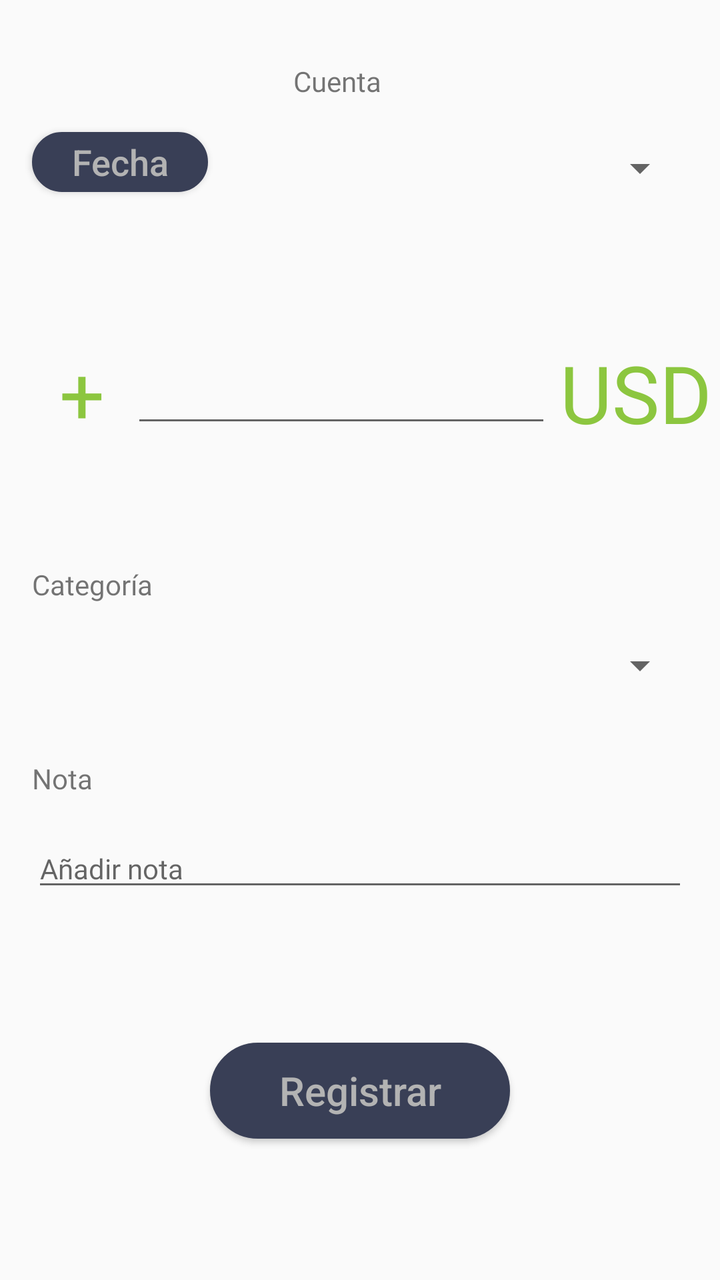
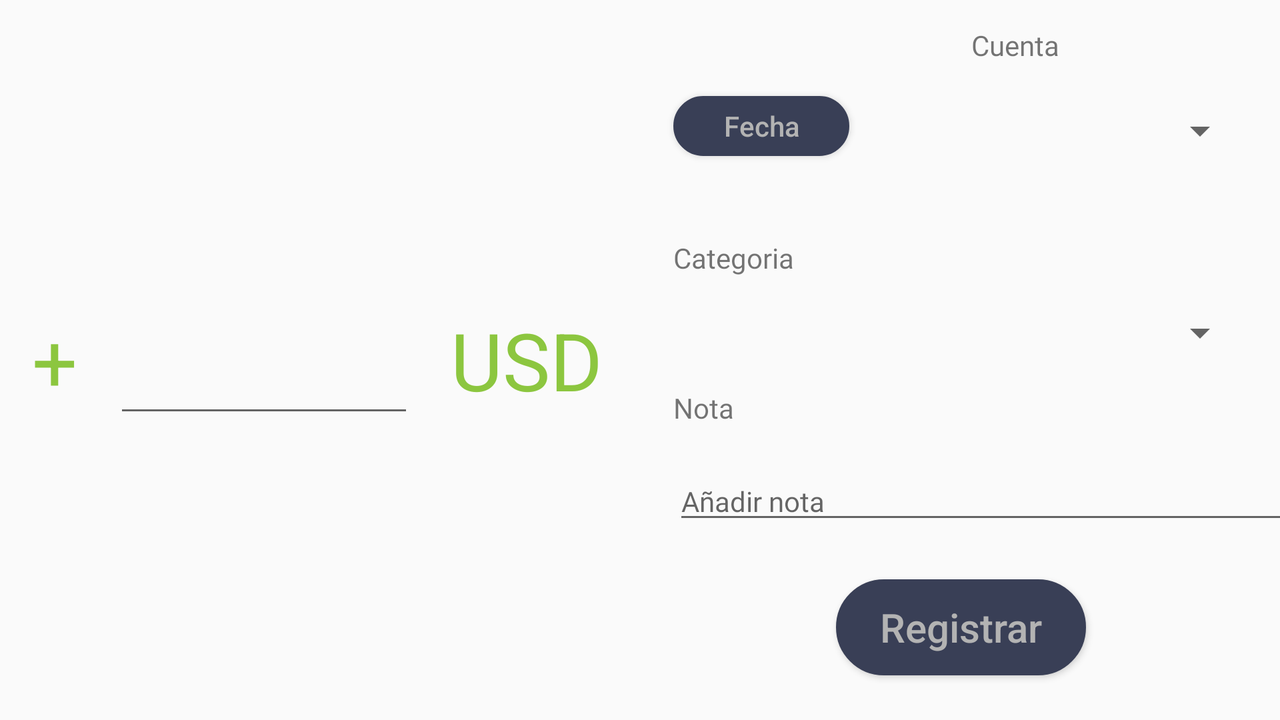

Two renders of one Android screen. The first uses the default layout on a phone; the second uses the alternative layout the repository ships for a different screen configuration, on a matching device. The two XML files are below.
<!-- AndroidManifest.xml: application theme AppTheme -->
<!-- res/layout/fragment_entry_money.xml -->
<?xml version="1.0" encoding="utf-8"?>
<layout xmlns:android="http://schemas.android.com/apk/res/android"
    xmlns:app="http://schemas.android.com/apk/res-auto"
    xmlns:tools="http://schemas.android.com/tools">

    <androidx.constraintlayout.widget.ConstraintLayout
        android:layout_width="match_parent"
        android:layout_height="match_parent"
        tools:context=".views.ui.fragments.operations.EntryMoneyFragment">

        <TextView
            android:id="@+id/textView7"
            android:layout_width="wrap_content"
            android:layout_height="wrap_content"
            android:layout_marginStart="@dimen/fab_margin"
            android:layout_marginEnd="@dimen/fab_margin"
            android:fontFamily="@font/quicksand_bold"
            android:text="Cuenta"
            app:layout_constraintBottom_toBottomOf="parent"
            app:layout_constraintEnd_toEndOf="parent"
            app:layout_constraintHorizontal_bias="0.46"
            app:layout_constraintStart_toStartOf="parent"
            app:layout_constraintTop_toTopOf="parent"
            app:layout_constraintVertical_bias="0.050000012" />

        <Spinner
            android:id="@+id/spinnerAccounts"
            android:layout_width="0dp"
            android:layout_height="wrap_content"
            android:layout_marginStart="64dp"
            android:layout_marginTop="22dp"
            android:layout_marginEnd="@dimen/fab_margin"
            app:layout_constraintEnd_toEndOf="parent"
            app:layout_constraintStart_toEndOf="@+id/btnDate"
            app:layout_constraintTop_toBottomOf="@+id/textView7" />

        <EditText
            android:id="@+id/add_amount"
            android:layout_width="wrap_content"
            android:layout_height="45dp"
            android:layout_marginStart="@dimen/fab_margin"
            android:layout_marginEnd="@dimen/fab_margin"
            android:layout_marginBottom="@dimen/fab_margin"
            android:ems="10"
            android:inputType="numberDecimal"
            android:textColor="@color/colorEntryMoney"
            app:layout_constraintBottom_toBottomOf="parent"
            app:layout_constraintEnd_toEndOf="parent"
            app:layout_constraintHorizontal_bias="0.42"
            app:layout_constraintStart_toStartOf="parent"
            app:layout_constraintTop_toTopOf="parent"
            app:layout_constraintVertical_bias="0.3" />

        <TextView
            android:id="@+id/textView8"
            android:layout_width="wrap_content"
            android:layout_height="wrap_content"
            android:layout_marginStart="@dimen/fab_margin"
            android:layout_marginTop="64dp"
            android:layout_marginEnd="@dimen/fab_margin"
            android:fontFamily="@font/quicksand_bold"
            android:text="Categoría"
            app:layout_constraintBottom_toTopOf="@+id/spinnerEntryCategories"
            app:layout_constraintEnd_toEndOf="parent"
            app:layout_constraintHorizontal_bias="0.0"
            app:layout_constraintStart_toStartOf="parent"
            app:layout_constraintTop_toBottomOf="@+id/add_amount" />

        <Spinner
            android:id="@+id/spinnerEntryCategories"
            android:layout_width="0dp"
            android:layout_height="30dp"
            android:layout_marginStart="@dimen/fab_margin"
            android:layout_marginTop="@dimen/fab_margin"
            android:layout_marginEnd="@dimen/fab_margin"
            app:layout_constraintBottom_toTopOf="@+id/textView9"
            app:layout_constraintEnd_toEndOf="parent"
            app:layout_constraintStart_toStartOf="parent"
            app:layout_constraintTop_toBottomOf="@+id/textView8" />

        <TextView
            android:id="@+id/textView9"
            android:layout_width="wrap_content"
            android:layout_height="wrap_content"
            android:layout_marginStart="@dimen/fab_margin"
            android:layout_marginTop="32dp"
            android:layout_marginEnd="@dimen/fab_margin"
            android:fontFamily="@font/quicksand_bold"
            android:text="Nota"
            app:layout_constraintEnd_toEndOf="parent"
            app:layout_constraintHorizontal_bias="0.0"
            app:layout_constraintStart_toStartOf="parent"
            app:layout_constraintTop_toBottomOf="@+id/spinnerEntryCategories" />

        <EditText
            android:id="@+id/editText7"
            android:layout_width="0dp"
            android:layout_height="wrap_content"
            android:layout_marginStart="@dimen/fab_margin"
            android:layout_marginTop="@dimen/fab_margin"
            android:layout_marginEnd="@dimen/fab_margin"
            android:layout_marginBottom="@dimen/fab_margin"
            android:ems="10"
            android:fontFamily="@font/quicksand"
            android:hint="Añadir nota"
            android:inputType="textPersonName"
            android:textSize="14sp"
            app:layout_constraintBottom_toBottomOf="parent"
            app:layout_constraintEnd_toEndOf="parent"
            app:layout_constraintHorizontal_bias="0.0"
            app:layout_constraintStart_toStartOf="parent"
            app:layout_constraintTop_toBottomOf="@+id/textView9"
            app:layout_constraintVertical_bias="0.0" />

        <TextView
            android:id="@+id/textView16"
            android:layout_width="wrap_content"
            android:layout_height="wrap_content"
            android:layout_marginStart="@dimen/fab_margin"
            android:fontFamily="@font/quicksand_bold"
            android:text="+"
            android:textColor="@color/colorEntryMoney"
            android:textSize="40sp"
            app:layout_constraintBottom_toBottomOf="@+id/add_amount"
            app:layout_constraintEnd_toStartOf="@+id/add_amount"
            app:layout_constraintStart_toStartOf="parent"
            app:layout_constraintTop_toTopOf="@+id/add_amount" />

        <TextView
            android:id="@+id/textView17"
            android:layout_width="wrap_content"
            android:layout_height="wrap_content"
            android:layout_marginStart="@dimen/fab_margin"
            android:layout_marginEnd="@dimen/fab_margin"
            android:fontFamily="@font/quicksand_bold"
            android:text="USD"
            android:textColor="@color/colorEntryMoney"
            android:textSize="40sp"
            app:layout_constraintBottom_toBottomOf="@+id/add_amount"
            app:layout_constraintEnd_toEndOf="parent"
            app:layout_constraintStart_toEndOf="@+id/add_amount"
            app:layout_constraintTop_toTopOf="@+id/add_amount" />

        <Button
            android:id="@+id/btnDate"
            android:layout_width="wrap_content"
            android:layout_height="30dp"
            android:layout_marginStart="@dimen/fab_margin"
            android:layout_marginTop="@dimen/fab_margin"
            android:layout_marginEnd="@dimen/fab_margin"
            android:layout_marginBottom="@dimen/fab_margin"
            android:background="@drawable/buttons_style"
            android:text="@string/date_text"
            android:textAllCaps="false"
            android:textColor="@color/colorSubText"
            android:textSize="18dp"
            app:layout_constraintBottom_toBottomOf="parent"
            app:layout_constraintEnd_toEndOf="parent"
            app:layout_constraintHorizontal_bias="0.0"
            app:layout_constraintStart_toStartOf="parent"
            app:layout_constraintTop_toBottomOf="@+id/selectedDate"
            app:layout_constraintVertical_bias="0.0" />

        <TextView
            android:id="@+id/selectedDate"
            android:layout_width="100dp"
            android:layout_height="wrap_content"
            android:layout_marginStart="@dimen/fab_margin"
            android:layout_marginEnd="@dimen/fab_margin"
            android:fontFamily="@font/quicksand_bold"
            app:layout_constraintBaseline_toBaselineOf="@+id/textView7"
            app:layout_constraintEnd_toEndOf="parent"
            app:layout_constraintHorizontal_bias="0.0"
            app:layout_constraintStart_toStartOf="parent" />

        <Button
            android:id="@+id/btn_add"
            android:layout_width="150dp"
            android:layout_height="wrap_content"
            android:layout_marginStart="@dimen/activity_horizontal_margin"
            android:layout_marginTop="@dimen/activity_vertical_margin"
            android:layout_marginEnd="@dimen/activity_horizontal_margin"
            android:layout_marginBottom="@dimen/activity_vertical_margin"
            android:background="@drawable/buttons_style"
            android:text="Registrar"
            android:textAllCaps="false"
            android:textColor="@color/colorSubText"
            android:textSize="20dp"
            app:layout_constraintBottom_toBottomOf="parent"
            app:layout_constraintEnd_toEndOf="parent"
            app:layout_constraintStart_toStartOf="parent"
            app:layout_constraintTop_toBottomOf="@+id/editText7" />

    </androidx.constraintlayout.widget.ConstraintLayout>

</layout>
<!-- resources referenced by this layout -->
<resources>
  <color name="colorEntryMoney">#8CC63F</color>
  <color name="colorSubText">#B3B3B3</color>
  <dimen name="activity_horizontal_margin">16dp</dimen>
  <dimen name="activity_vertical_margin">16dp</dimen>
  <dimen name="fab_margin">16dp</dimen>
  <!-- drawable buttons_style (drawable) -->
  <?xml version="1.0" encoding="utf-8"?>
  <selector xmlns:android="http://schemas.android.com/apk/res/android">
          <item android:state_pressed="true" >
              <shape android:shape="rectangle"  >
                  <corners android:radius="32dp" />
                  <stroke android:width="1dip" android:color="#393F56" />
                  <gradient android:angle="-90" android:startColor="#393F56" android:endColor="#393F56"  />
              </shape>
          </item>
          <item android:state_focused="true">
              <shape android:shape="rectangle"  >
                  <corners android:radius="32dp" />
                  <stroke android:width="1dip" android:color="#393F56" />
                  <solid android:color="#393F56"/>
              </shape>
          </item>
          <item >
              <shape android:shape="rectangle"  >
                  <corners android:radius="32dp" />
                  <stroke android:width="1dip" android:color="#393F56" />
                  <gradient android:angle="-90" android:startColor="#393F56" android:endColor="#393F56" />
              </shape>
          </item>
  
  </selector>
  <string name="date_text">Fecha</string>
  <style name="AppTheme" parent="Theme.AppCompat.Light.NoActionBar">
          
          <item name="colorPrimary">@color/colorPrimary</item>
          <item name="colorPrimaryDark">@color/colorPrimaryDark</item>
      </style>
  <color name="colorPrimary">#494E6B</color>
  <color name="colorPrimaryDark">#192231</color>
</resources>
<!-- res/layout-land/fragment_entry_money.xml (the repository's variant of the layout above) -->
<!-- drawn on the phone turned sideways -->
<?xml version="1.0" encoding="utf-8"?>
<layout xmlns:android="http://schemas.android.com/apk/res/android"
    xmlns:app="http://schemas.android.com/apk/res-auto"
    xmlns:tools="http://schemas.android.com/tools">

    <androidx.constraintlayout.widget.ConstraintLayout
        android:layout_width="match_parent"
        android:layout_height="match_parent">


        <View
            android:id="@+id/divider"
            android:layout_width="1dp"
            android:layout_height="385dp"
            android:layout_marginStart="@dimen/fab_margin"
            android:layout_marginEnd="@dimen/fab_margin"
            android:background="@android:color/transparent"
            app:layout_constraintBottom_toBottomOf="parent"
            app:layout_constraintEnd_toEndOf="parent"
            app:layout_constraintStart_toStartOf="parent"
            app:layout_constraintTop_toTopOf="parent"
            tools:visibility="invisible" />

        <TextView
            android:id="@+id/textView18"
            android:layout_width="wrap_content"
            android:layout_height="wrap_content"
            android:layout_marginStart="@dimen/fab_margin"
            android:layout_marginEnd="@dimen/fab_margin"
            android:text="+"
            android:textColor="@color/colorEntryMoney"
            android:textSize="40sp"
            app:layout_constraintBaseline_toBaselineOf="@+id/add_amount"
            app:layout_constraintEnd_toStartOf="@+id/divider"
            app:layout_constraintHorizontal_bias="0.0"
            app:layout_constraintStart_toStartOf="parent" />

        <EditText
            android:id="@+id/add_amount"
            android:layout_width="150dp"
            android:layout_height="wrap_content"
            android:layout_marginStart="@dimen/fab_margin"
            android:layout_marginEnd="@dimen/fab_margin"
            android:ems="10"
            android:inputType="numberDecimal"
            android:textColor="@color/colorEntryMoney"
            android:textSize="40sp"
            app:layout_constraintBaseline_toBaselineOf="@+id/textView19"
            app:layout_constraintEnd_toStartOf="@+id/textView19"
            app:layout_constraintStart_toEndOf="@+id/textView18" />

        <TextView
            android:id="@+id/textView19"
            android:layout_width="wrap_content"
            android:layout_height="wrap_content"
            android:layout_marginTop="@dimen/fab_margin"
            android:layout_marginEnd="@dimen/fab_margin"
            android:layout_marginBottom="@dimen/fab_margin"
            android:text="USD"
            android:textColor="@color/colorEntryMoney"
            android:textSize="40sp"
            app:layout_constraintBottom_toBottomOf="parent"
            app:layout_constraintEnd_toStartOf="@+id/divider"
            app:layout_constraintStart_toEndOf="@+id/add_amount"
            app:layout_constraintTop_toTopOf="parent" />

        <TextView
            android:id="@+id/selectedDate"
            android:layout_width="100dp"
            android:layout_height="wrap_content"
            android:layout_marginStart="@dimen/fab_margin"
            android:layout_marginEnd="@dimen/fab_margin"
            android:fontFamily="@font/quicksand_bold"
            android:textSize="14sp"
            app:layout_constraintBaseline_toBaselineOf="@+id/textView21"
            app:layout_constraintEnd_toEndOf="parent"
            app:layout_constraintHorizontal_bias="0.0"
            app:layout_constraintStart_toEndOf="@+id/divider" />

        <TextView
            android:id="@+id/textView21"
            android:layout_width="wrap_content"
            android:layout_height="wrap_content"
            android:layout_marginStart="@dimen/fab_margin"
            android:layout_marginEnd="@dimen/fab_margin"
            android:layout_marginBottom="@dimen/fab_margin"
            android:fontFamily="@font/quicksand_bold"
            android:text="Cuenta"
            android:textSize="14sp"
            app:layout_constraintBottom_toBottomOf="parent"
            app:layout_constraintEnd_toEndOf="parent"
            app:layout_constraintHorizontal_bias="0.26"
            app:layout_constraintStart_toEndOf="@+id/selectedDate"
            app:layout_constraintTop_toTopOf="parent"
            app:layout_constraintVertical_bias="0.04000002" />

        <Spinner
            android:id="@+id/spinnerAccounts"
            android:layout_width="0dp"
            android:layout_height="wrap_content"
            android:layout_marginStart="64dp"
            android:layout_marginTop="@dimen/fab_margin"
            android:layout_marginEnd="@dimen/fab_margin"
            android:layout_marginBottom="@dimen/fab_margin"
            app:layout_constraintBottom_toBottomOf="parent"
            app:layout_constraintEnd_toEndOf="parent"
            app:layout_constraintHorizontal_bias="0.47"
            app:layout_constraintStart_toEndOf="@+id/btnDate"
            app:layout_constraintTop_toBottomOf="@+id/textView21"
            app:layout_constraintVertical_bias="0.01999998" />

        <TextView
            android:id="@+id/textView22"
            android:layout_width="wrap_content"
            android:layout_height="wrap_content"
            android:layout_marginStart="@dimen/fab_margin"
            android:layout_marginTop="@dimen/fab_margin"
            android:layout_marginEnd="@dimen/fab_margin"
            android:layout_marginBottom="@dimen/fab_margin"
            android:fontFamily="@font/quicksand_bold"
            android:text="Categoria"
            android:textSize="14sp"
            app:layout_constraintBottom_toBottomOf="parent"
            app:layout_constraintEnd_toEndOf="parent"
            app:layout_constraintHorizontal_bias="0.0"
            app:layout_constraintStart_toEndOf="@+id/divider"
            app:layout_constraintTop_toBottomOf="@+id/btnDate"
            app:layout_constraintVertical_bias="0.110000014" />

        <Spinner
            android:id="@+id/spinnerEntryCategories"
            android:layout_width="0dp"
            android:layout_height="wrap_content"
            android:layout_marginStart="@dimen/fab_margin"
            android:layout_marginTop="@dimen/fab_margin"
            android:layout_marginEnd="@dimen/fab_margin"
            app:layout_constraintBottom_toBottomOf="parent"
            app:layout_constraintEnd_toEndOf="parent"
            app:layout_constraintHorizontal_bias="0.0"
            app:layout_constraintStart_toEndOf="@+id/divider"
            app:layout_constraintTop_toBottomOf="@+id/textView22"
            app:layout_constraintVertical_bias="0.0" />

        <TextView
            android:id="@+id/textView23"
            android:layout_width="wrap_content"
            android:layout_height="wrap_content"
            android:layout_marginStart="@dimen/fab_margin"
            android:layout_marginTop="@dimen/fab_margin"
            android:layout_marginEnd="@dimen/fab_margin"
            android:layout_marginBottom="@dimen/fab_margin"
            android:fontFamily="@font/quicksand_bold"
            android:text="Nota"
            android:textSize="14sp"
            app:layout_constraintBottom_toBottomOf="parent"
            app:layout_constraintEnd_toEndOf="parent"
            app:layout_constraintHorizontal_bias="0.0"
            app:layout_constraintStart_toEndOf="@+id/divider"
            app:layout_constraintTop_toBottomOf="@+id/spinnerEntryCategories"
            app:layout_constraintVertical_bias="0.0" />

        <EditText
            android:id="@+id/editText7"
            android:layout_width="308dp"
            android:layout_height="wrap_content"
            android:layout_marginStart="@dimen/fab_margin"
            android:layout_marginTop="@dimen/fab_margin"
            android:layout_marginEnd="@dimen/fab_margin"
            android:layout_marginBottom="@dimen/fab_margin"
            android:ems="10"
            android:fontFamily="@font/quicksand"
            android:hint="Añadir nota"
            android:inputType="textPersonName"
            android:textSize="14sp"
            app:layout_constraintBottom_toBottomOf="parent"
            app:layout_constraintEnd_toEndOf="parent"
            app:layout_constraintHorizontal_bias="0.0"
            app:layout_constraintStart_toEndOf="@+id/divider"
            app:layout_constraintTop_toBottomOf="@+id/textView23"
            app:layout_constraintVertical_bias="0.021" />

        <Button
            android:id="@+id/btnDate"
            android:layout_width="wrap_content"
            android:layout_height="30dp"
            android:layout_marginStart="@dimen/fab_margin"
            android:layout_marginTop="@dimen/fab_margin"
            android:layout_marginEnd="@dimen/fab_margin"
            android:layout_marginBottom="@dimen/fab_margin"
            android:background="@drawable/buttons_style"
            android:text="@string/date_text"
            android:textAllCaps="false"
            android:textColor="@color/colorSubText"
            app:layout_constraintBottom_toBottomOf="parent"
            app:layout_constraintEnd_toEndOf="parent"
            app:layout_constraintHorizontal_bias="0.0"
            app:layout_constraintStart_toEndOf="@+id/divider"
            app:layout_constraintTop_toBottomOf="@+id/selectedDate"
            app:layout_constraintVertical_bias="0.0" />

        <Button
            android:id="@+id/btn_add"
            android:layout_width="125dp"
            android:layout_height="wrap_content"
            android:layout_marginStart="@dimen/activity_horizontal_margin"
            android:layout_marginTop="@dimen/activity_vertical_margin"
            android:layout_marginEnd="@dimen/activity_horizontal_margin"
            android:layout_marginBottom="@dimen/activity_vertical_margin"
            android:background="@drawable/buttons_style"
            android:text="Registrar"
            android:textAllCaps="false"
            android:textColor="@color/colorSubText"
            android:textSize="20dp"
            app:layout_constraintBottom_toBottomOf="parent"
            app:layout_constraintEnd_toEndOf="parent"
            app:layout_constraintStart_toEndOf="@+id/divider"
            app:layout_constraintTop_toBottomOf="@+id/editText7" />


    </androidx.constraintlayout.widget.ConstraintLayout>

</layout>
